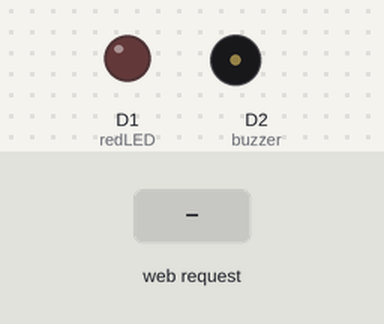
Simulated run of this sketch. Board: ESP8266 (NodeMCU). Shown: output pins drawn as LEDs (lit = HIGH), buzzer (waves = sounding, pin HIGH). Inputs (shaded band) come from the test bench. WiFi joins after 1.5 s; servers stay silent unless stated; what the sketch prints to the serial monitor is not drawn.

Above: at 2.7 s.
2.8 s: HTTP request GET /led/on received
At 4.0 s:
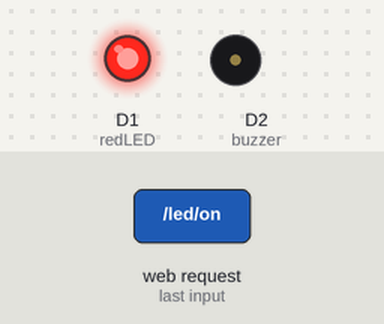
4.3 s: HTTP request GET /alarm/on received
At 5.1 s:
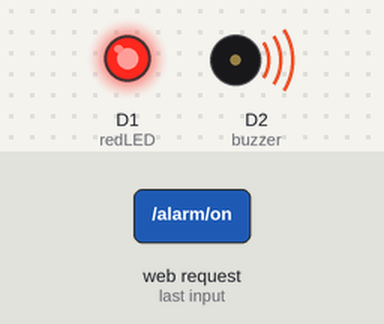
5.8 s: HTTP request GET /led/off received
At 6.3 s:
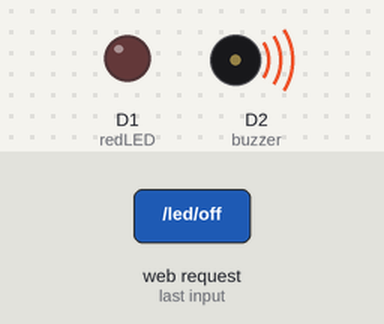
Timing chart, 0 to 8.8 s (numbered marks = the images above; inputs shaded):
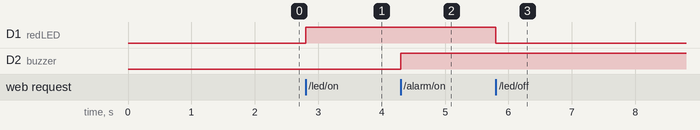

Measured:
- after the input at 2.8 s, D1 (redLED): LOW → HIGH at once
- after the input at 4.3 s, D2 (buzzer): LOW → HIGH at once
- after the input at 5.8 s, D1 (redLED): HIGH → LOW at once

The sketch:

Panic_Alarm_Web_Controller.ino
```cpp
/*
 * Project: IoT Phase 2 - WiFi Panic Alarm System
 * Author: Sayon Ghosh (CSE Undergraduate Student)
 * Architecture: External GPIO Control (Active High Logic)
 * Key Concept: Current Source Topology & Web Interfacing
 * * * Engineering Logic:
 * - Unlike the internal LED (Active Low), external components like
 * Buzzers and Red LEDs are connected in "Active High" configuration.
 * - Logic 1 (HIGH) -> Pin provides 3.3V -> Component ON (Source Current).
 * - Logic 0 (LOW)  -> Pin provides 0V   -> Component OFF.
 * * * API Endpoints:
 * - /led/on, /led/off   : Visual Warning Control
 * - /alarm/on, /alarm/off : Audio Siren Control
 */

#include <ESP8266WiFi.h>
#include <ESP8266WebServer.h>

// --- NETWORK CREDENTIALS ---
const char* ssid = "Sayon";
const char* password = "YOUR_PASSWORD"; // Update with your credentials

ESP8266WebServer server(80);

// Hardware Pin Definitions (Active High)
const int redLED = D1;    // GPIO 5
const int buzzer = D2;    // GPIO 4

void setup() {
  Serial.begin(115200);

  // Initialize GPIOs as Output (Source Configuration)
  pinMode(redLED, OUTPUT);
  pinMode(buzzer, OUTPUT);

  // Initial State: OFF (Active High: LOW = OFF)
  digitalWrite(redLED, LOW);
  digitalWrite(buzzer, LOW);

  // --- CONNECTION ESTABLISHMENT ---
  Serial.println("\n[System] Connecting to WiFi...");
  WiFi.begin(ssid, password);
  while (WiFi.status() != WL_CONNECTED) {
    delay(500);
    Serial.print(".");
  }
  Serial.println("\n[Network] System Online!");
  Serial.print("[Server] Control Panel: http://");
  Serial.println(WiFi.localIP());

  // --- ROUTE DEFINITIONS ---

  // Root Page
  server.on("/", []() {
    server.send(200, "text/plain", "ALARM SYSTEM READY. Endpoints: /led/on, /alarm/on");
  });

  // Visual Warning (LED)
  server.on("/led/on", []() {
    digitalWrite(redLED, HIGH); // Source Current -> ON
    server.send(200, "text/plain", "WARNING LIGHT: ACTIVATED");
    Serial.println("[CMD] Light ON");
  });

  server.on("/led/off", []() {
    digitalWrite(redLED, LOW);
    server.send(200, "text/plain", "WARNING LIGHT: DEACTIVATED");
    Serial.println("[CMD] Light OFF");
  });

  // Audio Warning (Buzzer)
  server.on("/alarm/on", []() {
    digitalWrite(buzzer, HIGH); // Source Current -> ON
    server.send(200, "text/plain", "SIREN: ACTIVATED 🚨");
    Serial.println("[CMD] Siren ON");
  });

  server.on("/alarm/off", []() {
    digitalWrite(buzzer, LOW);
    server.send(200, "text/plain", "SIREN: SILENCED");
    Serial.println("[CMD] Siren OFF");
  });

  server.begin();
}

void loop() {
  server.handleClient();
}
```
